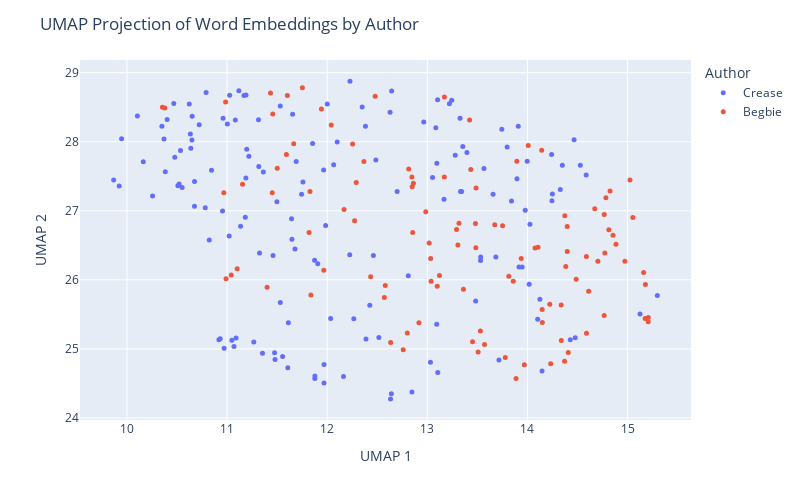

Notebook code cell kept with this figure:
### Code cell
# plot using plotly to further explore
import plotly.express as px
import textwrap

def wrap_text(text, width=60):
    return '<br>'.join(textwrap.wrap(text, width=width))

umap_df = pd.DataFrame(proj, columns=['UMAP 1', 'UMAP 2'])
umap_df['Author'] = labels
umap_df['Text'] = [snip for auth in judge_snippets for snip in judge_snippets[auth]]
umap_df['Text'] = umap_df['Text'].apply(lambda t: wrap_text(t, width=50))

fig = px.scatter(umap_df, x='UMAP 1', y='UMAP 2', 
                 color='Author', hover_data=['Text'], 
                 width=800, height=500 )
fig.update_traces(marker=dict(size=5))
fig.update_layout(title='UMAP Projection of Word Embeddings by Author')
fig.show()

### Figure 1 — Plotly figure (JSON) as saved in the notebook; plotly's stock layout.template omitted (floating-point values rounded to 4 significant figures; data arrays with more than 128 entries replaced by an {"elided": "..."} marker saying what was removed)
{"data": [{"customdata": {"elided": "151x1 str values"}, "hovertemplate": "Author=Crease<br>UMAP 1=%{x}<br>UMAP 2=%{y}<br>Text=%{customdata[0]}<extra></extra>", "legendgroup": "Crease", "marker": {"color": "#636efa", "size": 5, "symbol": "circle"}, "mode": "markers", "name": "Crease", "orientation": "v", "showlegend": true, "type": "scatter", "x": {"elided": "151 float values"}, "xaxis": "x", "y": {"elided": "151 float values"}, "yaxis": "y"}, {"customdata": [["(5) If it appears that a tax is not bona fide<br>within the purpose provided for, but is imposed<br>with the real purpose of discriminating against a<br>class, it is not within the justification of the<br>enabling statute, and, on the facts, the tax in<br>question was intended not for the purpose of<br>raising a revenue, but as a restriction on the<br>Chinese."], ["Indeed if no restriction whatever be placed on the<br>word \" other\" in that section; if the Provincial<br>Legislature can insist upon imposing licenses upon<br>everything and upon every act of life, and tax<br>each licensee at any moment they please, there<br>would be a very simple way of excluding every<br>Chinaman from the Province, by imposing a<br>universal tax, not limited to any nationality, of<br>one or two thousand dollars per annum for a<br>license to Judgment."], ["No Chinaman will shave the back of his head; no<br>true moujik will shave his chin."], ["I rather think that the auctioneers would<br>repudiate this alleged similarity of their<br>occupation to that of a Chinese washerman."], ["assing Chinamen, supposed to be the only persons<br>carrying on this industry."], ["If the object of the Provincial Statute be as<br>alleged, viz., Feb. 3.  to subject Chinamen to<br>exceptional disadvantages it is clearly<br>unconstitutional."], ["G. to the report of the recent Chinese Conmission,<br>p. 379, and by Mr. Justice CREASE in Wing Chong's<br>case, 1 B.C.R."], ["Justices FIELD, HOFFMAN, SAWYER and DEADY and<br>other Judges whom they cite, all confirm this,<br>that a State, or Provincial law imposing special<br>disabilities or unequal burdens on Chinamen is<br>unconstitutional and void."], ["Statutes were by their title and preamble<br>expressly aimed at Chinamen by name; that this<br>distinction also renders inapplicable all the<br>United States' cases cited; that this enactment is<br>quite general extending to all laundries without<br>exception and we must not look beyond the words of<br>the enactment to enquire what its object was; that<br>there is in fact one laundry in Victoria not<br>conducted by Chinamen on which the tax will fall<br>with equal force so that it is impossible to say<br>that Chinamen are hereby exclusively selected for<br>taxation; the circumstance that they are chiefly<br>affected being a mere coincidence; that the bylaw<br>only imposes $100.00 per annum, keeping far within<br>the limit of $150.00 permitted by the Statute;<br>that the tax clearly is calculated to procuring<br>additional Municipal revenue and that no other<br>object is hinted at."], ["I, for my part, cannot arrive at any other<br>conclusion than that it is specially directed<br>against Chinamen because they are Chinamen and for<br>no other Judgment."], ["The appellants' contention that the clause is<br>merely intended to hamper or expel Chinamen is<br>much strengthened by considering the amount of the<br>tax sanctioned, which is $150.00 per annum,<br>whereas the limit sanctioned by the Legislature in<br>the case of any retail shop, however extensive or<br>lucrative its business, is only $10.00 per annum."], ["The test is whether on the whole statute the<br>Legislature can fairly be held to have said : \"Let<br>us impose a tax in order to raise a revenue,<br>though perhaps it may fall on Chinamen,\" or \" let<br>us impose this tax in order to fall on Chinamen,<br>though perhaps it will raise no revenue.\""], ["When we find (1st) no other description of labour<br>taxed at all ; (2nd) this description of labour<br>practically quite abandoned to Chinamen alone ;<br>(3rd) this description of labour taxed at fifteen<br>times the rate permitted to be levied on any<br>retail shop ; (4th) that a preliminary Provincial<br>Act has declared Chinamen incapable of the<br>franchise which they formerly exercised."], ["I cannot doubt but that the tax is directed<br>against Chinamen, as such."], ["It is not competent to the Provincial Legislature,<br>or to a municipality, to deprive, generally,<br>particular nationalities or individuals of the<br>capacity to take out municipal trade licenses ; e.<br>g., a Chinaman has a right to apply for a<br>pawnbroker's license."], ["Application for a mandamus to the Corporation of<br>the City of Victoria to compel the renewal to the<br>prosecutors (Chinamen) of a pawnbroker's license."], ["It is alleged by the prosecution, and not denied,<br>that the Council have in fact ordered the<br>Collector to issue no pawnbroking license to any<br>Chinaman."], ["In the French colony of Cayenne, the Town Council<br>recently handicapped the superior capacities of<br>the Chinaman by imposing on merchants of that<br>empire an extra tax of $300 per annum, deeming it<br>also expedient to handicap English and German<br>traders by a surtax of $200 on them."], ["Chinamen in British Columbia appear to follow any<br>description of industry which may appear useful,<br>i.e., in which they can obtain employment or earn<br>their livelihood."], ["The menial businesses of washing and of splitting<br>and Chinese washer sawing stovewood are almost<br>entirely engrossed by Chinamen."], ["Every Chinaman in British Columbia has the air of<br>having worked, and of being ready to work, with<br>his hands, except a few who practice as medical<br>men and the leading commercial men."], ["Chinamen do not much trouble the hospitals."], ["I never heard of Chinamen becoming a burden on the<br>private charity of the whites."], ["I have an indistinct remembrance of having been<br>once asked to contribute to the cost of removing a<br>disabled Chinaman; I am not sure."], ["Industry, economy, sobriety, and law-abidingness<br>are exactly the four prominent qualities of<br>Chinamen as asserted both by their advocates and<br>their adversaries."], ["Lazy, drunken, extravagant, and turbulent: this<br>is, by the voices of their friends and foes,<br>exactly what a Chinaman is not."], ["If Chinamen would only be less industrious and<br>economical, if they would but occasionally get<br>drunk, they would no longer be the formidable<br>competitors with the white man which they prove to<br>be in the labor market; there would be no longer a<br>cry for their suppression."], ["But these qualities meet with no competition here;<br>and the Chinaman sees no person to take his place<br>were he to abdicate it."], ["I have heard an individual Chinaman stigmatized as<br>\"lazy ;\" but the fact was he conceived himself<br>insulted, and was sulking."], ["I cannot recall to memory that I ever saw or heard<br>of a Chinaman being drunk."], ["There is scarcely an epithet so removed from the<br>notion of a Chinaman as \"turbulent,\" though of<br>course they may be provoked to resist violence."], ["employment as domestics, their large brotherhoods,<br>necessarily impenetrably secret to the whites, and<br>the unguarded condition of our houses, the<br>pilfering by Chinamen servants is really quite<br>inconsiderable."], ["I believe that two of the white servants I have<br>had have pilfered more from me  than any twenty<br>Chinamen in Victoria ever stole from their<br>employers..    5."], ["I do not think that the feeling of the whites<br>against Chinamen has much changed; but I do not<br>recollect anything that can be called \"agitation \"<br>against them until Confederation."], ["This dislike, which otherwise might lie dormant or<br>inert, is certainly mutual; it is manifested in<br>China, we are- told, more extensively and<br>stringently than here, and without any impulse<br>there from direct competition for bread."], ["Europeans at Canton or Shanghai are not safe<br>beyond their allotted cantonments, any more than a<br>Chinaman would have been on Williams Creek twenty<br>years ago."], ["The Chinaman is in every respect the reverse of an<br>European, except that he is a man."], ["The Roumanian finds himself in company with a<br>large number of people of alien race, of feelings,<br>traditions and religion quite different from his-<br>people who do not own the same ties of fatherland<br>as he, who do not intermarry with him or his<br>kindred, and whose domestic institutions are<br>unknown and perhaps unintelligible to him."], ["Accordingly, before the close of the First<br>Parliament after Confederation, Chinamen were<br>deprived of the right of franchise, which they had<br>previously enjoyed."], ["This was on the ostensible ground that all<br>Chinamen were actuated merely by direct money<br>considerations."], ["The same distinguished writer whom I have already<br>quoted on the Judenhetze, observes, in speaking of<br>the rival programmes in the existing presidential<br>campaign in the United States: \"The Irish vote or<br>the republican working man cannot be wooed<br>successfully without attacks on the bloated<br>capitalist, on English tyranny or treachery, or on<br>the unfortunate immigrants from China.” Mutato<br>nomine."], ["There are several matters alleged against<br>Chinamen: One is the extraordinarily small space<br>into which a cluster of them will retire for rest."], ["But I have seen in a good-sized house, where there<br>was plenty of cubic space, and where each person<br>might have had a separate bunk, five or six<br>Chinamen, not lodgers but owners, sleeping in a<br>heap as above described."], ["It is common to attribute to Chinamen generally,<br>that they are infested with disgusting diseases --<br>e. g., leprosy."], ["When an orator talks of Chinese lepers, it is<br>exactly the same unmeaning abuse as when a Canton<br>periodical holds out to popular indignation the<br>foreign \"red devils.\""], ["There is no leprosy or diabolism in the case;<br>though of course a Chinaman, like any other man,<br>may be a leper."], ["The orator merely wishes to impress his audience<br>with the belief that 'he strongly objects to<br>Chinamen."], ["A Chinaman was once pointed out to me who was<br>alleged to be a leper."], ["That was the only case of skin disease I remember<br>to have noticed or heard of among Chinamen."], ["These certainly were not contracted from Chinamen."], ["The Chinese, and I believe other Asiatic nations,<br>use opium extensively."], ["The enormous consumption which this implies does<br>not appear to prevent Chinamen from being the most<br>prolific race, the most indefatigable laborers,<br>and the keenest traders in the world."], ["If any Chinamen here abuse the drug by over-<br>indulgence, they must hide themselves, or at all<br>events they have entirely escaped my observation."], ["If their example persuades any white people to<br>similar over-indulgence, of which I am equally<br>ignorant, these must be a very degraded class-<br>weaker and more degraded than the Chinaman whose<br>expulsion is demanded."], ["Opium, as generally used here, is probably as<br>harmless as tobacco, which is also extensively<br>used in British Columbia by Chinamen."], ["All the evils arising from opium in British<br>Columbia in a year do not, probably, equal the<br>damage, trouble and expense occasioned to<br>individuals and to the state by whiskey in a<br>single month, or perhaps in some single night, As<br>already observed, I do not remember ever to have<br>seen a drunken Chinaman; and the argument against<br>Chinamen founded on opium appears to be analogous<br>to the comparison of the mote and the beam."], ["It is alleged that not only the aggregation of<br>Chinamen in their dwellings is a source of danger<br>to the public health, but that their habits are<br>filthy."], ["There are of course dirty Chinamen."], ["Any family in British Columbia will, at once,<br>without any enquiry as to his cleanliness, admit<br>the first Chinaman who offers as a cook-where a<br>cook is wanted; and really it may be said that no<br>washing is given out to people of any other<br>nation."], ["Whether the presence of Chinamen is any longer<br>desirable in British Colombia, is to a certain<br>extent a matter of opinion."], ["That Chinamen are very large till within a year,<br>mainly, employed in all the laborious parts of our<br>coal mines ; 2nd."], ["I do not see how people would get on here at all<br>without Chinamen."], ["If Chinamen were expelled, employers of labor<br>would probably have to leave the province; and<br>when they were gone, where would the employed be?"], ["There are supposed to be in California more than<br>120,000 Chinamen."], ["It is probable that in that state, as in British<br>Columbia, a good deal more than half the manual<br>labor is performed by Chinamen."], ["Within a radius of two miles there are at this<br>time no less than 500 Chinamen engaged in<br>gathering the hop crop."], ["For a field of twenty-five or thirty acres about<br>100 Chinamen are employed."], ["The Chinamen work by contract, and they rush from<br>morning till night, seeming never to tire."], ["As soon as a box is filled a loud yell informs the<br>foreman, who brings a sack, into which the box is<br>emptied, and the Chinamen are given a check."], ["Two Chinamen can pick from two to three boxes in a<br>day, and as they receive $1.50 per box it will be<br>seen that they are earning white men's wages."], ["Last year they only received $1.25, but help at<br>this time is scarce and the China bosses had only<br>to demand the raise and get it."], ["Now the only paying industries here are the<br>canneries and shoe factories, in both of which the<br>labor is almost exclusively Chinese."], ["Owing to a very great superiority in the mineral,<br>the coal mines have paid largely, notwithstanding<br>the rates of white miners wages, unequalled<br>elsewhere; but the coal mines have hitherto<br>largely employed Chinamen also."], ["After all that I have said about Chinamen, I can<br>lay no more claim to consistency than anybody else<br>in British Columbia."], ["I have always asserted their good qualities; but I<br>have never in twenty-six years had a Chinaman in<br>my house, an expensive whim that nobody else has<br>indulged in."], ["Still, I have had my opportunities of seeing and<br>hearing, for in all that time, I do not think I<br>ever knew a family that did not employ at least<br>one Chinaman."], ["The combination which it is intended to suggest<br>would be, I suppose, that the legislature should<br>forbid such arrivals of Chinamen, and that the<br>white population should \" boycott \" those<br>remaining here; or else that the legislature<br>should decree their expulsion."], ["The normal rates of wages are five shillings for<br>Chinamen, and in Victoria eight shillings for<br>white men."], ["I cannot believe that it has; on the contrary, as<br>the presence of Chinamen has enabled some small<br>capital to be accumulated, they must have<br>augmented the wages fund in the province: i. e.,<br>the loose capital seeking to increase itself by<br>the employment of reproductive labor."], ["I do not believe that any single European in the<br>province would employ a Chinaman about any<br>undertaking if he could procure an European,<br>irrespective of wages, unless, of course, the<br>European demanded wages which precluded all profit<br>on the undertaking."], ["Chinamen are employed not so much because their<br>normal money tariff is lower than the whites and<br>yet not much lower; many Chinamen get $30, and<br>some even $35 and $40, per month-as because they<br>are, as a rule, more sober, steady, docile and<br>industrious."], ["With very few exceptions, indeed, I never met a<br>Chinaman whom I could understand, beyond the<br>commonest wants, or by whom I could feel any<br>certainty that I was understood, even for an<br>ordinary message."], ["Yet I have often feared that I should be compelled<br>to fall into the universal practice and take<br>Chinese servants into my house-which I have never<br>yet done."], ["I have never personally observed any effect by the<br>Chinese upon the morals of the white people."], ["The latter have occasionally been induced by race-<br>prejudice to indulge in acts of violence ; but it<br>would be too much to say from thence that the<br>Chinaman had corrupted his cowardly assailants."], ["One Chinaman, last year, pleaded guilty to an<br>indictment for indecent assault on two girls of<br>ten or eleven and twelve or thirteen years."], ["However that is the only case I remember in which<br>it could be alleged that a Chinaman had had any<br>evil effect upon the morals of the whites, a<br>matter upon which they can have but very little<br>influence, either for good or evil."], ["Whites who have evil communications with Chinese<br>must themselves be lamentably depraved beforehand;<br>and so, I should be disposed to say, immoral<br>Chinese are not only not more injurious, but they<br>are quite innocuous to the morals of the whites,<br>in comparison with white people of similar or<br>allied habits."], ["I have seen unmistakable prostitutes in the<br>Chinese quarter of Victoria."], ["Drunken whites, I am sorry to say, are often to be<br>seen in Victoria, by night or by day; but I do not<br>remember ever to have seen a Chinaman under the<br>influence of liquor."], ["Debauched whites sometimes frequent, I believe,<br>Chinese brothels, as they do Indian brothels."], ["I don't think serious breaches of the peace are<br>proportionately more frequent in Chinese brothels<br>than in those kept by white women."], ["Indian brothels breed the most disturbances; and<br>they are close to the Chinese quarter."], ["I have omitted to state that Chinamen here are<br>generally divided into two tribes, or clans-there<br>may be more, but I have often had my attention<br>drawn to these two-viz ."], ["When a breach of the peace occurs among Chinamen,<br>the culprits are generally Canton versus Hong<br>Kong; and when these come into court, either in<br>criminal or civil cases, it is common to allow<br>each side to have an interpreter; as well to watch<br>that the evidence is truly interpreted as also to<br>explain it to their respective clients."], ["Owing partly to this, and partly also to their<br>unintelligibility to whites, and vice versa, it is<br>usual when twenty or thirty hands are engaged, e.<br>g., at a cannery, not to make the contract with<br>each workman separately, but with some one<br>Chinaman who has learned some English, leaving him<br>to sub-contract with the men; and he being the<br>sole medium of communication between them and the<br>owner of the cannery, this arrangement, though<br>unavoidable, necessarily leaves the men a good<br>deal at the mercy of this foreman."], ["Sometimes this takes place on a much larger scale,<br>and a Chinese merchant here will contract for a<br>whole cargo of Chinamen, fresh from China, whom he<br>engages to provide with employment, and then<br>drafts them out to different employers here, for<br>roads, canneries, etc."], ["A miner who feels no shame in purchasing the<br>possession of a female for a single night for $20,<br>is scandalized when a Chinaman pays $500 for the<br>possession of a female for six months, or until<br>they disagree."], ["No disgust is felt by Europeans when parents make<br>it a sine qua non on consenting to their<br>daughters' marriage that the husband shall settle<br>ten or twenty thousand dollars upon her; but it is<br>infamous if a Chinaman purchases the consent of<br>parents or guardians for one thousand dollars."], ["The woman is a slave sold into prostitution, but<br>the Chinese themselves look upon it in a different<br>light."], ["There was a case not long ago in court, before<br>myself, on habeas corpus: A Chinese girl was<br>contracted to marry a man who had offered the<br>guardians five hundred dollars."], ["I apprehend much of what is said about Chinese<br>slavery and prostitution proceeds from imperfect<br>consideration of the difference between Christian<br>and non-Christian marriage; but I only guess this,<br>I know scarcely anything about it."], ["Another ground on which I have heard it asserted<br>that slavery is general among Chinamen here, is<br>rather, I suspect, a proof of their freedom, or<br>would be so accepted among whites."], ["I have no doubt but that compulsion is put on all<br>Chinamen, so that it is very difficult for them to<br>obtain work, if they remain outside this<br>organization."], ["It is yet further urged against the Chinese, as<br>showing their unfitness to dwell in the land, that<br>they show no respect to our laws, nor to our<br>appointed courts, but refer their differences to<br>private tribunals of their own, whose behests are<br>carried out, irrespective of their conformity with<br>our laws and are never disputed in our courts."], ["The Chinese, like most other nations with any<br>pretence to civilization, have some methods for<br>referring private disputes to arbitrators chosen<br>by the parties themselves."], ["That the awards of Chinese arbitrators are always<br>accepted without demur (if the fact be as alleged)<br>would surely be a strong evidence of the equity of<br>the award, and the good sense of the parties in<br>difference; for it is utterly untrue that Chinamen<br>ignore our courts, or treat them with any want of<br>respect."], ["Any questions as to their labor associations,<br>their clans, their marriage laws, their<br>immigration contracts, would, I fear, be in<br>general met with suspicion and answered with<br>reluctance."], ["the nature and results of trades-unions at home,<br>after every enquiry possible; how much more<br>difficult would it be to arrive at facts here,<br>where they must necessarily be shrouded behind the<br>impenetrable and irresponsible screen of a Chinese<br>interpreter?"]], "hovertemplate": "Author=Begbie<br>UMAP 1=%{x}<br>UMAP 2=%{y}<br>Text=%{customdata[0]}<extra></extra>", "legendgroup": "Begbie", "marker": {"color": "#EF553B", "size": 5, "symbol": "circle"}, "mode": "markers", "name": "Begbie", "orientation": "v", "showlegend": true, "type": "scatter", "x": [10.99, 11.46, 14.22, 12.57, 13.48, 10.38, 10.97, 10.35, 11.6, 11.75, 11.43, 12.04, 11.59, 11.94, 11.04, 10.99, 11.1, 11.45, 12.58, 12.92, 13.48, 15.21, 14.34, 14.34, 14.11, 14.4, 13.67, 13.43, 14.38, 14.41, 14.67, 13.89, 14.15, 14.77, 13.17, 13.36, 14.7, 13.94, 11.5, 15.02, 14.14, 13.29, 12.85, 13.86, 14.78, 14.59, 14.77, 14.15, 13.89, 15.18, 13.51, 13.75, 12.29, 14.08, 12.76, 15.05, 11.4, 15.21, 12.81, 12.43, 13.32, 15.18, 11.83, 13.1, 12.63, 13.04, 13.12, 13.49, 12.85, 13.02, 15.16, 12.8, 12.98, 14.77, 14.61, 14.59, 11.67, 13.03, 13.42, 13.17, 13.31, 14.49, 14.37, 13.97, 14.82, 12.27, 14.23, 14.4, 13.78, 14.37, 13.57, 13.53, 13.45, 13.81, 11.84, 12.85, 12.86, 12.37, 12.25, 14.88, 12.17, 14.81, 14.85, 14.97, 11.15, 11.97, 12.48, 11.82, 14.01], "xaxis": "x", "y": [28.58, 28.4, 25.65, 25.75, 26.46, 28.49, 27.26, 28.5, 28.67, 28.78, 28.71, 28.24, 27.82, 28.48, 26.07, 26.02, 26.16, 27.26, 25.92, 25.38, 26.81, 25.39, 25.12, 25.64, 26.47, 26.41, 26.8, 27.6, 26.19, 24.95, 27.03, 27.72, 25.38, 26.39, 28.65, 25.86, 26.27, 26.31, 27.62, 27.45, 27.88, 26.73, 27.35, 25.98, 27.19, 26.34, 26.95, 25.57, 24.57, 25.44, 24.96, 26.78, 27.41, 26.46, 24.99, 26.9, 25.89, 25.45, 27.61, 26.04, 26.82, 25.93, 27.28, 25.91, 25.09, 25.98, 26.06, 27.33, 26.69, 26.53, 26.11, 25.23, 26.99, 25.48, 25.84, 25.23, 27.97, 26.31, 28.32, 27.49, 26.5, 26.01, 26.93, 24.77, 27.29, 26.86, 24.78, 26.77, 24.88, 24.82, 25.06, 25.26, 25.11, 26.05, 25.78, 27.49, 27.4, 27.71, 27.97, 26.52, 27.02, 26.73, 26.65, 26.27, 27.39, 26.14, 28.66, 26.69, 27.94], "yaxis": "y"}], "layout": {"height": 500, "legend": {"title": {"text": "Author"}, "tracegroupgap": 0}, "margin": {"t": 60}, "title": {"text": "UMAP Projection of Word Embeddings by Author"}, "width": 800, "xaxis": {"anchor": "y", "domain": [0, 1], "title": {"text": "UMAP 1"}}, "yaxis": {"anchor": "x", "domain": [0, 1], "title": {"text": "UMAP 2"}}}}
